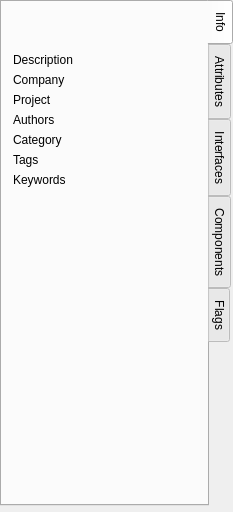
<?xml version="1.0" encoding="UTF-8"?>
<ui version="4.0">
 <class>CAttributeEditorComp</class>
 <widget class="QWidget" name="CAttributeEditorComp">
  <property name="geometry">
   <rect>
    <x>0</x>
    <y>0</y>
    <width>229</width>
    <height>512</height>
   </rect>
  </property>
  <property name="windowTitle">
   <string>Property Editor</string>
  </property>
  <layout class="QVBoxLayout" name="verticalLayout_6">
   <property name="leftMargin">
    <number>0</number>
   </property>
   <property name="topMargin">
    <number>0</number>
   </property>
   <property name="rightMargin">
    <number>0</number>
   </property>
   <property name="bottomMargin">
    <number>0</number>
   </property>
   <item>
    <widget class="QTabWidget" name="ElementInfoTab">
     <property name="tabPosition">
      <enum>QTabWidget::East</enum>
     </property>
     <property name="currentIndex">
      <number>0</number>
     </property>
     <widget class="QWidget" name="InfoTab">
      <attribute name="title">
       <string>Info</string>
      </attribute>
      <layout class="QVBoxLayout" name="verticalLayout_5">
       <item>
        <widget class="QLabel" name="NameLabel">
         <property name="sizePolicy">
          <sizepolicy hsizetype="Ignored" vsizetype="Preferred">
           <horstretch>0</horstretch>
           <verstretch>0</verstretch>
          </sizepolicy>
         </property>
         <property name="font">
          <font>
           <weight>75</weight>
           <bold>true</bold>
          </font>
         </property>
         <property name="text">
          <string/>
         </property>
         <property name="alignment">
          <set>Qt::AlignCenter</set>
         </property>
         <property name="wordWrap">
          <bool>true</bool>
         </property>
         <property name="textInteractionFlags">
          <set>Qt::LinksAccessibleByMouse|Qt::TextSelectableByMouse</set>
         </property>
        </widget>
       </item>
       <item>
        <widget class="QLabel" name="AddressLabel">
         <property name="sizePolicy">
          <sizepolicy hsizetype="Ignored" vsizetype="Preferred">
           <horstretch>0</horstretch>
           <verstretch>0</verstretch>
          </sizepolicy>
         </property>
         <property name="font">
          <font>
           <weight>75</weight>
           <bold>true</bold>
          </font>
         </property>
         <property name="text">
          <string/>
         </property>
         <property name="alignment">
          <set>Qt::AlignCenter</set>
         </property>
         <property name="wordWrap">
          <bool>true</bool>
         </property>
         <property name="textInteractionFlags">
          <set>Qt::LinksAccessibleByMouse|Qt::TextSelectableByMouse</set>
         </property>
        </widget>
       </item>
       <item>
        <spacer name="verticalSpacer_4">
         <property name="orientation">
          <enum>Qt::Vertical</enum>
         </property>
         <property name="sizeType">
          <enum>QSizePolicy::Fixed</enum>
         </property>
         <property name="sizeHint" stdset="0">
          <size>
           <width>0</width>
           <height>0</height>
          </size>
         </property>
        </spacer>
       </item>
       <item>
        <widget class="QFrame" name="MetaInfoFrame">
         <property name="sizePolicy">
          <sizepolicy hsizetype="Ignored" vsizetype="Preferred">
           <horstretch>0</horstretch>
           <verstretch>0</verstretch>
          </sizepolicy>
         </property>
         <layout class="QFormLayout" name="formLayout">
          <property name="leftMargin">
           <number>0</number>
          </property>
          <property name="topMargin">
           <number>0</number>
          </property>
          <property name="rightMargin">
           <number>0</number>
          </property>
          <property name="bottomMargin">
           <number>0</number>
          </property>
          <item row="0" column="0">
           <widget class="QLabel" name="label_5">
            <property name="sizePolicy">
             <sizepolicy hsizetype="Maximum" vsizetype="Preferred">
              <horstretch>0</horstretch>
              <verstretch>0</verstretch>
             </sizepolicy>
            </property>
            <property name="text">
             <string>Description</string>
            </property>
           </widget>
          </item>
          <item row="0" column="1">
           <widget class="QLabel" name="DescriptionLabel">
            <property name="text">
             <string/>
            </property>
            <property name="wordWrap">
             <bool>true</bool>
            </property>
           </widget>
          </item>
          <item row="1" column="0">
           <widget class="QLabel" name="label_7">
            <property name="text">
             <string>Company</string>
            </property>
           </widget>
          </item>
          <item row="1" column="1">
           <widget class="QLabel" name="CompanyLabel">
            <property name="text">
             <string/>
            </property>
            <property name="wordWrap">
             <bool>true</bool>
            </property>
           </widget>
          </item>
          <item row="2" column="0">
           <widget class="QLabel" name="label_2">
            <property name="text">
             <string>Project</string>
            </property>
           </widget>
          </item>
          <item row="2" column="1">
           <widget class="QLabel" name="ProjectLabel">
            <property name="text">
             <string/>
            </property>
            <property name="wordWrap">
             <bool>true</bool>
            </property>
           </widget>
          </item>
          <item row="3" column="0">
           <widget class="QLabel" name="label_3">
            <property name="text">
             <string>Authors</string>
            </property>
           </widget>
          </item>
          <item row="3" column="1">
           <widget class="QLabel" name="AuthorLabel">
            <property name="text">
             <string/>
            </property>
            <property name="wordWrap">
             <bool>true</bool>
            </property>
           </widget>
          </item>
          <item row="4" column="0">
           <widget class="QLabel" name="label">
            <property name="text">
             <string>Category</string>
            </property>
           </widget>
          </item>
          <item row="4" column="1">
           <widget class="QLabel" name="CategoryLabel">
            <property name="text">
             <string/>
            </property>
            <property name="wordWrap">
             <bool>true</bool>
            </property>
           </widget>
          </item>
          <item row="5" column="0">
           <widget class="QLabel" name="label_8">
            <property name="text">
             <string>Tags</string>
            </property>
           </widget>
          </item>
          <item row="5" column="1">
           <widget class="QLabel" name="TagsLabel">
            <property name="text">
             <string/>
            </property>
            <property name="wordWrap">
             <bool>true</bool>
            </property>
           </widget>
          </item>
          <item row="6" column="0">
           <widget class="QLabel" name="label_4">
            <property name="text">
             <string>Keywords</string>
            </property>
           </widget>
          </item>
          <item row="6" column="1">
           <widget class="QLabel" name="KeywordsLabel">
            <property name="text">
             <string/>
            </property>
            <property name="wordWrap">
             <bool>true</bool>
            </property>
           </widget>
          </item>
         </layout>
        </widget>
       </item>
       <item>
        <layout class="QVBoxLayout" name="verticalLayout_4">
         <property name="spacing">
          <number>0</number>
         </property>
         <item>
          <spacer name="verticalSpacer_2">
           <property name="orientation">
            <enum>Qt::Vertical</enum>
           </property>
           <property name="sizeType">
            <enum>QSizePolicy::MinimumExpanding</enum>
           </property>
           <property name="sizeHint" stdset="0">
            <size>
             <width>0</width>
             <height>0</height>
            </size>
           </property>
          </spacer>
         </item>
         <item>
          <layout class="QHBoxLayout" name="horizontalLayout">
           <property name="spacing">
            <number>0</number>
           </property>
           <item>
            <spacer name="horizontalSpacer">
             <property name="orientation">
              <enum>Qt::Horizontal</enum>
             </property>
             <property name="sizeHint" stdset="0">
              <size>
               <width>0</width>
               <height>0</height>
              </size>
             </property>
            </spacer>
           </item>
           <item>
            <widget class="QLabel" name="IconLabel">
             <property name="sizePolicy">
              <sizepolicy hsizetype="Preferred" vsizetype="Expanding">
               <horstretch>0</horstretch>
               <verstretch>0</verstretch>
              </sizepolicy>
             </property>
             <property name="maximumSize">
              <size>
               <width>128</width>
               <height>128</height>
              </size>
             </property>
             <property name="text">
              <string/>
             </property>
             <property name="scaledContents">
              <bool>true</bool>
             </property>
             <property name="alignment">
              <set>Qt::AlignBottom|Qt::AlignHCenter</set>
             </property>
             <property name="wordWrap">
              <bool>true</bool>
             </property>
            </widget>
           </item>
           <item>
            <spacer name="horizontalSpacer_2">
             <property name="orientation">
              <enum>Qt::Horizontal</enum>
             </property>
             <property name="sizeHint" stdset="0">
              <size>
               <width>0</width>
               <height>0</height>
              </size>
             </property>
            </spacer>
           </item>
          </layout>
         </item>
         <item>
          <spacer name="verticalSpacer_3">
           <property name="orientation">
            <enum>Qt::Vertical</enum>
           </property>
           <property name="sizeType">
            <enum>QSizePolicy::MinimumExpanding</enum>
           </property>
           <property name="sizeHint" stdset="0">
            <size>
             <width>0</width>
             <height>0</height>
            </size>
           </property>
          </spacer>
         </item>
        </layout>
       </item>
      </layout>
     </widget>
     <widget class="QWidget" name="AttributesTab">
      <attribute name="title">
       <string>Attributes</string>
      </attribute>
      <layout class="QVBoxLayout">
       <property name="spacing">
        <number>6</number>
       </property>
       <property name="leftMargin">
        <number>0</number>
       </property>
       <property name="topMargin">
        <number>0</number>
       </property>
       <property name="rightMargin">
        <number>0</number>
       </property>
       <property name="bottomMargin">
        <number>0</number>
       </property>
       <item>
        <widget class="QTreeWidget" name="AttributeTree">
         <property name="frameShape">
          <enum>QFrame::NoFrame</enum>
         </property>
         <property name="editTriggers">
          <set>QAbstractItemView::DoubleClicked|QAbstractItemView::EditKeyPressed</set>
         </property>
         <property name="alternatingRowColors">
          <bool>true</bool>
         </property>
         <column>
          <property name="text">
           <string>Property</string>
          </property>
         </column>
         <column>
          <property name="text">
           <string>Value</string>
          </property>
         </column>
        </widget>
       </item>
      </layout>
     </widget>
     <widget class="QWidget" name="ExportTab">
      <attribute name="title">
       <string>Interfaces</string>
      </attribute>
      <layout class="QVBoxLayout" name="verticalLayout">
       <property name="leftMargin">
        <number>0</number>
       </property>
       <property name="topMargin">
        <number>0</number>
       </property>
       <property name="rightMargin">
        <number>0</number>
       </property>
       <property name="bottomMargin">
        <number>0</number>
       </property>
       <item>
        <widget class="QTreeWidget" name="InterfacesTree">
         <property name="frameShape">
          <enum>QFrame::NoFrame</enum>
         </property>
         <property name="alternatingRowColors">
          <bool>true</bool>
         </property>
         <column>
          <property name="text">
           <string>Export interface</string>
          </property>
         </column>
        </widget>
       </item>
      </layout>
     </widget>
     <widget class="QWidget" name="ComponentTab">
      <attribute name="title">
       <string>Components</string>
      </attribute>
      <layout class="QVBoxLayout" name="verticalLayout_2">
       <property name="leftMargin">
        <number>0</number>
       </property>
       <property name="topMargin">
        <number>0</number>
       </property>
       <property name="rightMargin">
        <number>0</number>
       </property>
       <property name="bottomMargin">
        <number>0</number>
       </property>
       <item>
        <widget class="QTreeWidget" name="ComponentsTree">
         <property name="frameShape">
          <enum>QFrame::NoFrame</enum>
         </property>
         <property name="alternatingRowColors">
          <bool>true</bool>
         </property>
         <column>
          <property name="text">
           <string>Component</string>
          </property>
         </column>
         <column>
          <property name="text">
           <string>Export alias</string>
          </property>
         </column>
        </widget>
       </item>
      </layout>
     </widget>
     <widget class="QWidget" name="FlagsTab">
      <attribute name="title">
       <string>Flags</string>
      </attribute>
      <layout class="QVBoxLayout" name="verticalLayout_3">
       <item>
        <widget class="QCheckBox" name="AutoInstanceCB">
         <property name="text">
          <string>Automatically create instance</string>
         </property>
         <property name="icon">
          <iconset resource="icmpstr.qrc">
           <normaloff>:/Icons/AutoInit</normaloff>:/Icons/AutoInit</iconset>
         </property>
        </widget>
       </item>
       <item>
        <widget class="QCheckBox" name="IsDetachedCB">
         <property name="toolTip">
          <string>Indicate that this element is detached from container and can be used as factory prototype</string>
         </property>
         <property name="text">
          <string>Is detached from container</string>
         </property>
        </widget>
       </item>
       <item>
        <spacer name="verticalSpacer">
         <property name="orientation">
          <enum>Qt::Vertical</enum>
         </property>
         <property name="sizeHint" stdset="0">
          <size>
           <width>0</width>
           <height>0</height>
          </size>
         </property>
        </spacer>
       </item>
      </layout>
     </widget>
    </widget>
   </item>
   <item>
    <widget class="QFrame" name="RegistryPropertiesFrame">
     <property name="frameShape">
      <enum>QFrame::NoFrame</enum>
     </property>
     <property name="frameShadow">
      <enum>QFrame::Plain</enum>
     </property>
     <layout class="QVBoxLayout" name="verticalLayout_7">
      <property name="spacing">
       <number>6</number>
      </property>
      <property name="leftMargin">
       <number>0</number>
      </property>
      <property name="topMargin">
       <number>0</number>
      </property>
      <property name="rightMargin">
       <number>0</number>
      </property>
      <property name="bottomMargin">
       <number>0</number>
      </property>
     </layout>
    </widget>
   </item>
  </layout>
 </widget>
 <layoutdefault spacing="6" margin="11"/>
 <resources>
  <include location="icmpstr.qrc"/>
 </resources>
 <connections/>
</ui>
